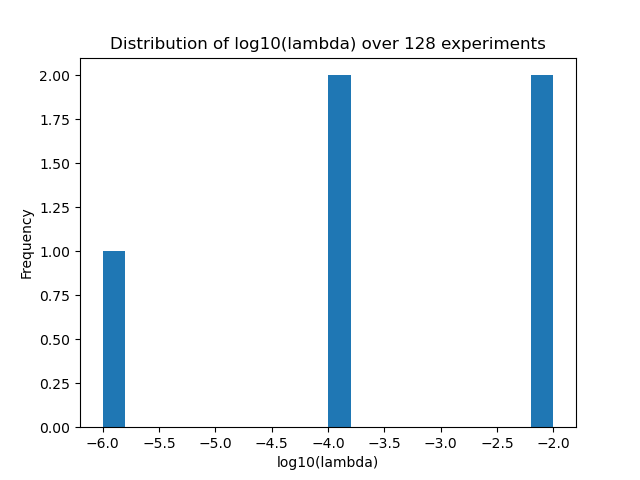

This chart was generated by the following Python code:
import random
import numpy as np
import matplotlib.pyplot as plt
from liblinear.liblinearutil import *

# Load the training data and split it into features and labels


def load_data():
    data = np.loadtxt("train.dat")
    return data


def transform(X):
    transform_X = np.array([1 for _ in range(X.shape[0])])
    for i in range(X.shape[1]):
        transform_X = np.column_stack((transform_X, X[:, i]))
        for j in range(i, X.shape[1]):
            transform_X = np.column_stack((transform_X, X[:, i] * X[:, j]))
            for k in range(j, X.shape[1]):
                transform_X = np.column_stack(
                    (transform_X, X[:, i] * X[:, j] * X[:, k])
                )
    return transform_X


def random_split(data, K):
    # randomly shuffle data
    random.shuffle(data)
    # split data into folded sets
    X = data[:, :-1]
    y = data[:, -1]
    print(X[K : K + K].shape, y[K : K + K].shape)
    X_fold = [X[i : i + K] for i in range(0, len(X), K)]
    y_fold = [y[j : j + K] for j in range(0, len(y), K)]
    # print(X_fold[0], y_fold[0])
    return X_fold, y_fold


if __name__ == "__main__":
    data = load_data()
    K = 40
    num_experiments = 5
    log_lambdas = []
    lambdas = [1e-6, 1e-4, 1e-2, 1e0, 1e2]
    C = np.divide(1, np.multiply(2, lambdas))

    for i in range(num_experiments):
        data = load_data()
        # Set a different random seed for each experiment
        np.random.seed(i)
        X_fold, y_fold = random_split(data, K)
        max_acc = 0
        best_lambda = 1e-6
        for j in range(len(lambdas)):
            accs = []
            ## V-fold
            for v in range(len(data) // K):
                if v == 0:
                    train_X = np.vstack(X_fold[1:])
                    train_y = np.hstack(y_fold[1:])
                    valid_X = np.array(X_fold[0])
                    valid_y = np.array(y_fold[0])
                elif v == len(data) // K - 1:
                    train_X = np.vstack(X_fold[:-1])
                    train_y = np.hstack(y_fold[:-1])
                    valid_X = np.array(X_fold[-1])
                    valid_y = np.array(y_fold[-1])
                else:
                    print(
                        v,
                        np.vstack(X_fold[:v]).shape,
                        np.vstack(X_fold[(v + 1) :]).shape,
                        np.array(y_fold[:v]).shape,
                        np.array(y_fold[(v + 1) :]).shape,
                    )
                    train_X = np.vstack(
                        (np.vstack(X_fold[:v]), np.vstack(X_fold[(v + 1) :]))
                    )
                    train_y = np.hstack(
                        (np.hstack(y_fold[:v]), np.hstack(y_fold[(v + 1) :]))
                    )
                    valid_X = np.array(X_fold[v])
                    valid_y = np.array(y_fold[v])

                    print(train_X.shape, train_y.shape)
                train_X = transform(train_X)
                valid_X = transform(valid_X)
                print(train_X)
                prob = problem(train_y, train_X)
                param = parameter(f"-s 0 -c {C[j]} -e 0.000001 -q")
                model = train(prob, param)
                p_labels, p_acc, p_vals = predict(valid_y, valid_X, model)
                accs.append(p_acc[0])
            print(np.mean(accs), max_acc, lambdas[j])
            if np.mean(accs) >= max_acc and np.mean(accs) != 0:
                if np.mean(accs) == max_acc:
                    if best_lambda < lambdas[j]:
                        print("update")
                        best_lambda = lambdas[j]
                else:
                    print("update", accs)
                    max_acc = np.mean(accs)
                    best_lambda = lambdas[j]

        log_lambdas.append(np.log10(best_lambda))

    print(log_lambdas)
    plt.hist(log_lambdas, bins=20)
    plt.xlabel("log10(lambda)")
    plt.ylabel("Frequency")
    plt.title("Distribution of log10(lambda) over 128 experiments")
    plt.savefig("regularized_LR_12.png")
